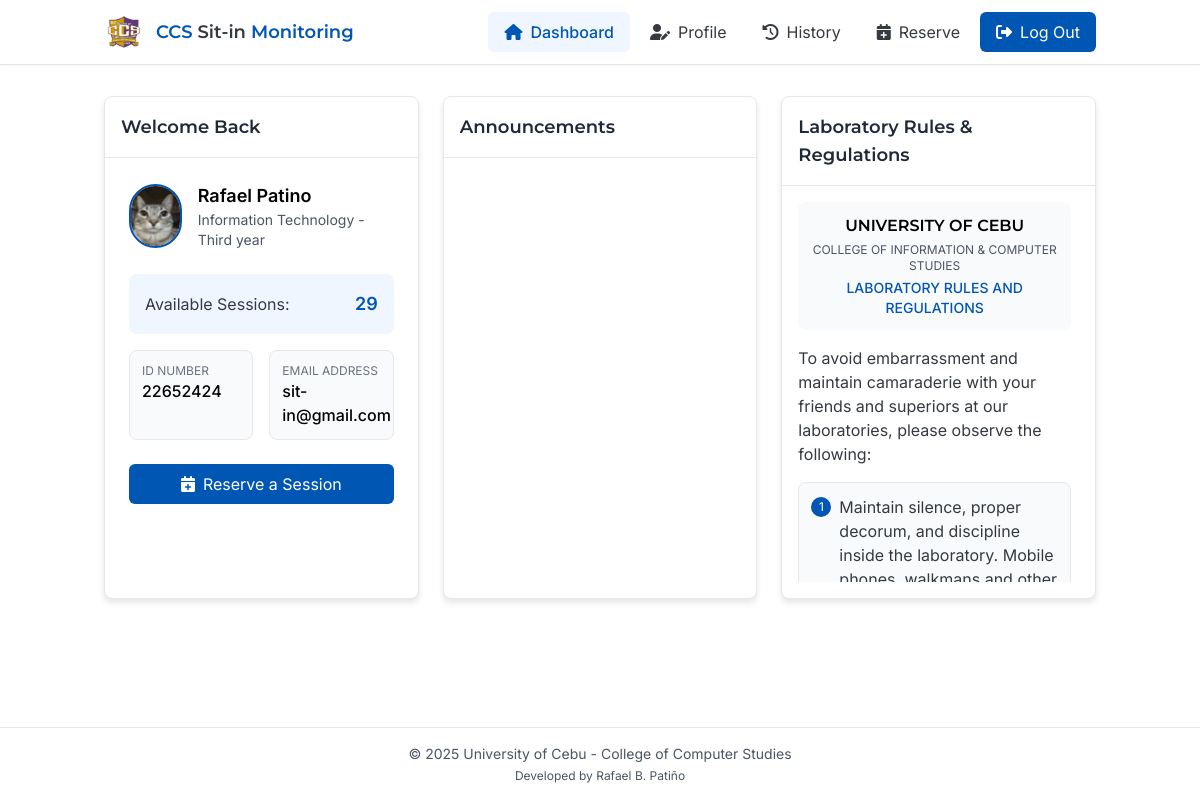
The page /pages/users/homepage.php (signed in) on the database as committed earlier.
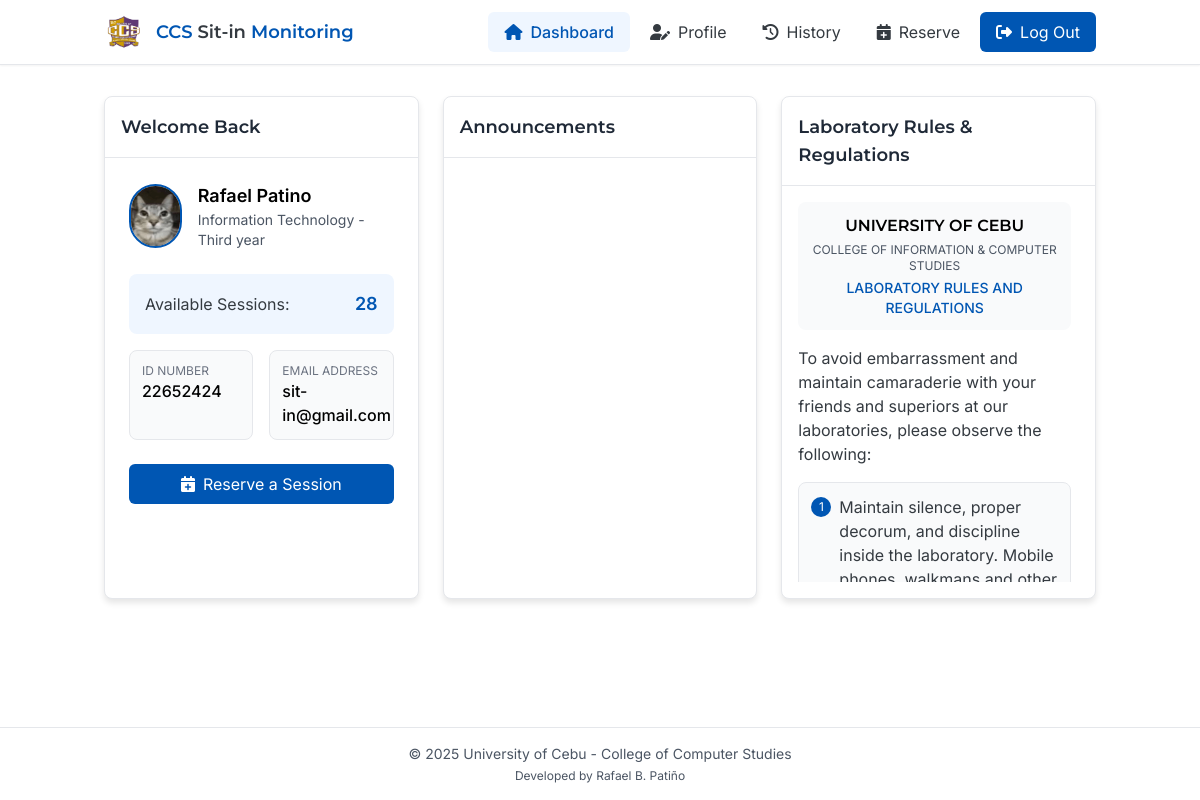
The same page on the database as committed later.
### tables this page shows
CREATE TABLE `users` (
  `id` int(11) NOT NULL,
  `idno` varchar(100) NOT NULL,
  `lastname` varchar(100) NOT NULL,
  `firstname` varchar(100) NOT NULL,
  `midname` varchar(100) DEFAULT NULL,
  `course` enum('Computer Science','Information Technology') NOT NULL,
  `year_level` enum('First year','Second year','Third year','Fourth year') NOT NULL,
  `email` varchar(255) NOT NULL,
  `address` varchar(255) NOT NULL,
  `username` varchar(50) NOT NULL,
  `sessionno` int(11) DEFAULT NULL,
  `password_hash` varchar(255) NOT NULL,
  `created_at` timestamp NOT NULL DEFAULT current_timestamp()
);

### pages/users/homepage.php (the view, shortened to what this page needs)
<?php
include('../../conn/db.php');
$sql = "SELECT sessionno FROM users WHERE username = ?";
$updated_sessionno = $conn->prepare($sql);
$updated_sessionno->bind_param("s", $_SESSION['username']);
$updated_sessionno->execute();
$result = $updated_sessionno->get_result();
if ($row = $result->fetch_assoc()) {
    $sessionno = $row['sessionno'];
}
?>
<!DOCTYPE html>
<html lang="en">
<head>
    <link rel="stylesheet" href="../../public/css/all.css">
    <script src="https://cdn.tailwindcss.com"></script>
</head>
<body class="min-h-screen flex flex-col">
    <nav class="bg-white border-b border-gray-200 fixed w-full z-50 shadow-sm">
        <div class="container mx-auto px-4">
            <div class="flex justify-between items-center py-3">
                <div class="flex items-center">
                    <div class="mr-3">
                        <img src="../../public/pictures/ccs-logo.png" alt="CCS Logo" class="h-10 w-10 rounded-md">
                    </div>
                    <span class="heading-font font-semibold text-lg text-primary">CCS <span class="text-secondary">Sit-in</span> Monitoring</span>
                </div>
                <div class="hidden md:flex space-x-1">
                    <a href="homepage.php" class="px-4 py-2 rounded-md transition duration-300 flex items-center font-medium text-primary bg-blue-50">
                        <i class="fas fa-home mr-2"></i>
                        <span>Dashboard</span>
                    </a>
                    <a href="edit-profile.php" class="px-4 py-2 rounded-md transition duration-300 flex items-center text-secondary hover:bg-gray-100">
                        <i class="fas fa-user-edit mr-2"></i>
                        <span>Profile</span>
                    </a>
                    <a href="history.php" class="px-4 py-2 rounded-md transition duration-300 flex items-center text-secondary hover:bg-gray-100">
                        <i class="fas fa-history mr-2"></i>
                        <span>History</span>
                    </a>
                    <a href="reservation.php" class="px-4 py-2 rounded-md transition duration-300 flex items-center text-secondary hover:bg-gray-100">
                        <i class="fas fa-calendar-plus mr-2"></i>
                        <span>Reserve</span>
                    </a>
                    <a href="../../logout.php" class="ml-2 px-4 py-2 rounded-md transition duration-300 flex items-center text-white bg-primary hover:bg-primary/90">
                        <i class="fas fa-sign-out-alt mr-2"></i>
                        <span>Log Out</span>
                    </a>
                </div>
            </div>
        </div>
    </nav>
    <div class="container mx-auto px-4 pt-24 pb-8 flex-grow">
        <div class="grid grid-cols-1 md:grid-cols-2 lg:grid-cols-3 gap-6">
            <div class="bg-white rounded-lg border border-gray-200 shadow-custom hover:shadow-custom-hover transition-shadow duration-300">
                <div class="border-b border-gray-200 p-4">
                    <h2 class="heading-font text-lg font-semibold text-gray-800">Welcome Back</h2>
                </div>
                <div class="p-6">
                    <div class="flex items-center mb-6">
                        <div class="mr-4">
                            <img src="../../public/pictures/profile.png" alt="Profile Picture" class="w-16 h-16 rounded-full object-cover border-2 border-primary">
                        </div>
                        <div>
                            <h3 class="font-semibold text-lg"><?php echo $_SESSION['firstname'] . ' ' . $_SESSION['lastname']; ?></h3>
                            <p class="text-sm text-gray-600"><?php echo $_SESSION['course']; ?> - <?php echo $_SESSION['year_level']; ?></p>
                        </div>
                    </div>
                    <div class="bg-blue-50 rounded-lg p-4 mb-4">
                        <div class="flex justify-between items-center">
                            <span class="text-secondary">Available Sessions:</span>
                            <span class="font-semibold text-primary text-lg"><?php echo htmlspecialchars($sessionno ?? 'N/A'); ?></span>
                        </div>
                    </div>
                    <div class="grid grid-cols-2 gap-4">
                        <div class="bg-gray-50 p-3 rounded-lg border border-gray-200">
                            <p class="text-xs text-gray-500 uppercase">ID Number</p>
                            <p class="font-medium"><?php echo $_SESSION['idno']; ?></p>
                        </div>
                        <div class="bg-gray-50 p-3 rounded-lg border border-gray-200">
                            <p class="text-xs text-gray-500 uppercase">Email Address</p>
                            <p class="font-medium"><?php echo $_SESSION['email']; ?></p>
                        </div>
                    </div>
                    <div class="mt-6">
                        <a href="reservation.php" class="block text-center bg-primary text-white py-2 px-4 rounded-md hover:bg-primary/90 transition-colors duration-300">
                            <i class="fas fa-calendar-plus mr-2"></i>Reserve a Session
                        </a>
                    </div>
                </div>
            </div>
            <div class="bg-white rounded-lg border border-gray-200 shadow-custom hover:shadow-custom-hover transition-shadow duration-300">
                <div class="border-b border-gray-200 p-4 flex justify-between items-center">
                    <h2 class="heading-font text-lg font-semibold text-gray-800">Announcements</h2>
                </div>
                <div class="p-4">
                </div>
            </div>
            <div class="bg-white rounded-lg border border-gray-200 shadow-custom hover:shadow-custom-hover transition-shadow duration-300 md:col-span-2 lg:col-span-1">
                <div class="border-b border-gray-200 p-4">
                    <h2 class="heading-font text-lg font-semibold text-gray-800">Laboratory Rules & Regulations</h2>
                </div>
                <div class="p-4">
                    <div class="max-h-[380px] overflow-y-auto pr-2">
                        <div class="text-center mb-4 bg-gray-50 p-3 rounded-lg">
                            <div class="heading-font font-semibold mb-1">UNIVERSITY OF CEBU</div>
                            <div class="text-xs text-gray-600 mb-1">COLLEGE OF INFORMATION & COMPUTER STUDIES</div>
                            <div class="text-sm font-medium text-primary">LABORATORY RULES AND REGULATIONS</div>
                        </div>
                        <p class="mb-4 text-secondary">To avoid embarrassment and maintain camaraderie with your friends and superiors at our laboratories, please observe the following:</p>
                        <div class="space-y-3">
                            <div class="p-3 rounded-lg border border-gray-200 bg-gray-50">
                                <div class="flex items-start">
                                    <div class="bg-primary text-white rounded-full h-5 w-5 flex items-center justify-center text-xs mr-2 mt-0.5 flex-shrink-0">1</div>
                                    <p class="text-secondary">Maintain silence, proper decorum, and discipline inside the laboratory. Mobile phones, walkmans and other personal pieces of equipment must be switched off.</p>
                                </div>
                            </div>
                        </div>
                    </div>
                </div>
            </div>
        </div>
    </div>
    <footer class="bg-white border-t border-gray-200 py-4 mt-6">
        <div class="container mx-auto px-4 text-center text-gray-600 text-sm">
            <p>&copy; 2025 University of Cebu - College of Computer Studies</p>
            <p class="text-xs mt-1">Developed by Rafael B. Patiño</p>
        </div>
    </footer>
</body>
</html>

### pages/users/homepage.php (style rules this page uses)
body { font-family: 'Inter', sans-serif; }
.heading-font { font-family: 'Montserrat', sans-serif; }

Rows that differ between the two databases and show on the page:
changed users: sessionno "29" → "28"
